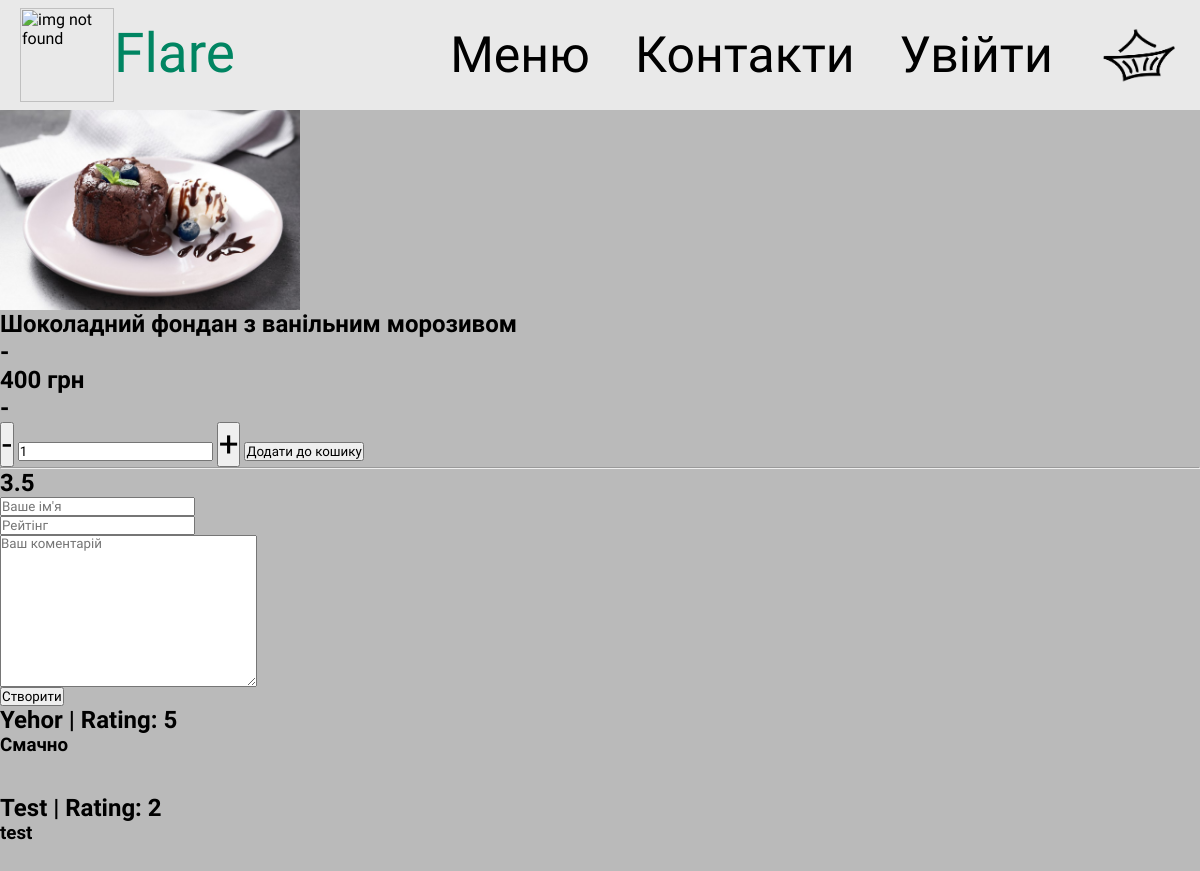
The app's page /menu/2 with its own data.
### menu_app/models.py (models this page shows)
class Product(models.Model):
    name = models.CharField(max_length=255)
    ingredients = models.TextField()
    description = models.TextField()
    price = models.IntegerField()
    image = models.ImageField(upload_to='images/%Y')

class Comment(models.Model):
    username = models.CharField(max_length=30)
    review = models.TextField()
    rating = models.IntegerField()
    product = models.ForeignKey(Product, on_delete=models.CASCADE)

### menu_app/views.py (the view, shortened to what this page needs)
# urls.py: path('menu/<product_pk>', show_product, name='product'),
def show_product(request, product_pk):
    product = get_object_or_404(Product, pk=product_pk)
    comments = Comment.objects.filter(product_id=product_pk)
    comment_amount = 0
    comment_rating = 0
    for comment in comments:
        comment_rating += comment.rating
        comment_amount += 1
    try:
        final_rating = comment_rating/comment_amount
    except:
        final_rating = 0
    return render(request, "product.html", context = {'product': product, 'comments': comments, 'final_rating': round(final_rating, 1)})

### menu_app/templates/product.html (shortened to what this page needs)
{% extends 'base/base.html' %}
{% load static %}
{% block style %} <link rel="stylesheet" href="{% static 'css/product.css' %}"> {% endblock %}
{% block content %}
    <div class="content">
        <form id="add-to-cart" method="post">
            <img src="{{ product.image.url }}" width="300px">
            <h2>{{ product.name }}</h2>
            <h2>{{ product.ingredients }}</h2>
            <h2>{{ product.price }} грн</h2>
            <h2>{{ product.description }}</h2>
            <input type="button" class="button-minus" value="-">
            <input type="number" id="count" name="count" value="1" min="1" readonly>
            <input type="button" class="button-plus" value="+">
            <input class="add_to_cart" type="submit" name="button" value="Додати до кошику">
            <hr>
            <h2>{{ final_rating }}</h2>
        </form>
        <div class="add_comment">
            <form method="post">
                <p><input class="username" type="text" placeholder="Ваше ім'я" name="username" required></p>
                <p><input class="rating" type="text" placeholder="Рейтінг" name="rating" required></p>
                <p><textarea class="comment" placeholder="Ваш коментарій" name="review" cols="30" rows="10" required></textarea></p>
                <p><input type="submit" value="Створити" ></p>
            </form>
        </div>
        <div class="comments">
            {% for comment in comments %}
                <h2>{{ comment.username }} | Rating: {{ comment.rating }}</h2>
                <h3>{{ comment.review }}</h3>
                <br><br>
            {% endfor %}
        </div>
    </div>
{% endblock %}

### main_page/static/css/base.css (style rules this page uses)
* { margin: 0; padding: 0; box-sizing: border-box; font-family: 'Marck Script', cursive; }

### menu_app/static/css/product.css (style rules this page uses)
* { margin: 0; padding: 0; box-sizing: border-box; font-family: 'Marck Script', cursive; }
.content { padding: 110px 0px 0px; }
.button-plus, .button-minus { font-size: 35px; }

### records on screen
Product: image (picture), name "Шоколадний фондан з ванільним морозивом", ingredients "-", price "400", description "-"
Comment: username "Yehor", rating "5", review "Смачно"
Comment: username "Test", rating "2", review "test"

### other values on screen
{{ final_rating }} "3.5"
